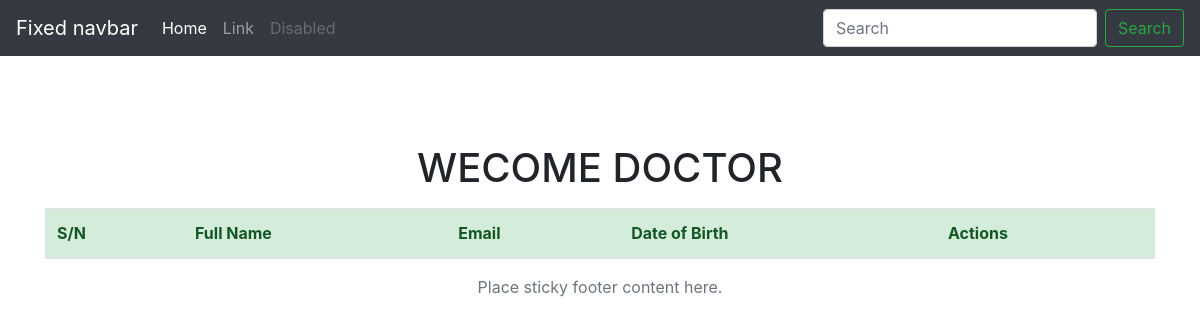
/emergency.php, run on an earlier commit of the app's database.
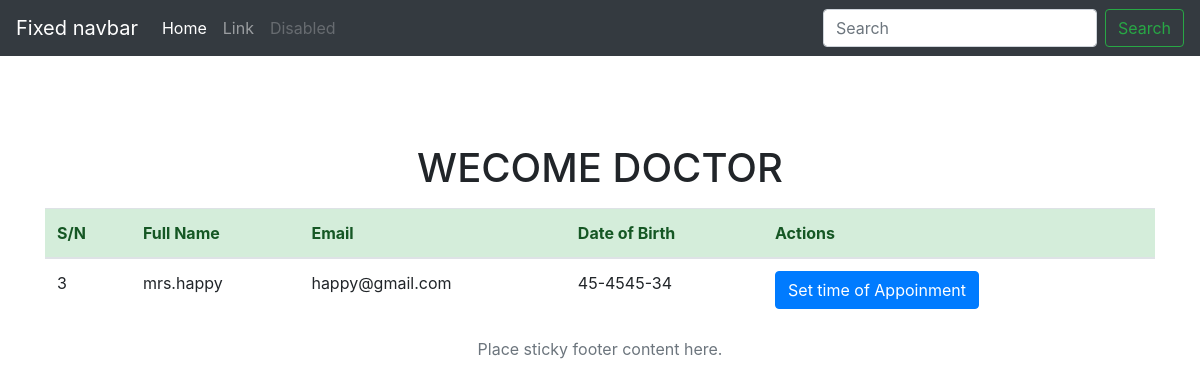
And on a later commit of the database.
### tables this page shows
CREATE TABLE `patient` (
  `id` int(11) NOT NULL,
  `name` varchar(100) NOT NULL,
  `email` varchar(100) NOT NULL,
  `phone` varchar(100) NOT NULL,
  `gender` varchar(12) NOT NULL,
  `catagory` varchar(100) NOT NULL,
  `date` varchar(100) NOT NULL,
  `comment` varchar(100) NOT NULL,
  `meeting date` varchar(60) NOT NULL,
  `meeting time` varchar(60) NOT NULL
);

### emergency.php (the view, shortened to what this page needs)
<?php
 require_once('database.php');
?>
<!doctype html>
<html lang="en">
  <head>
    <link rel="stylesheet" href="https://stackpath.bootstrapcdn.com/bootstrap/4.1.2/css/bootstrap.min.css">
  </head>
  <body>
    <header>
      <nav class="navbar navbar-expand-md navbar-dark fixed-top bg-dark">
        <a class="navbar-brand" href="#">Fixed navbar</a>
        <div class="collapse navbar-collapse" id="navbarCollapse">
          <ul class="navbar-nav mr-auto">
            <li class="nav-item active">
              <a class="nav-link" href="#">Home <span class="sr-only">(current)</span></a>
            </li>
            <li class="nav-item">
              <a class="nav-link" href="#">Link</a>
            </li>
            <li class="nav-item">
              <a class="nav-link disabled" href="#">Disabled</a>
            </li>
          </ul>
          <form class="form-inline mt-2 mt-md-0">
            <input class="form-control mr-sm-2" type="text" placeholder="Search" aria-label="Search">
            <button class="btn btn-outline-success my-2 my-sm-0" type="submit">Search</button>
          </form>
        </div>
      </nav>
    </header>
    <center>
    <br />
    <br />
    <br />
    <br />
    <main role="main" class="container">
      <h1 class="mt-5">WECOME DOCTOR <?php echo $_SESSION['doctorname'];  ?></h1>
      <p class="lead">
            <div class="my-table">
<table class="table">
  <thead >
    <tr class="alert-success">
      <th scope="col">S/N</th>
      <th scope="col">Full Name</th>
      <th scope="col">Email</th>
      <th scope="col">Date of Birth</th>
      <th scope="col">Actions</th>
    </tr>
  </thead>
  <tbody>
    <?php
$read_quary = mysqli_query($conn,"SELECT * FROM patient WHERE catagory='emergency';");
while ($rows = mysqli_fetch_assoc($read_quary)) {
?>
<tr>
  <td><?php echo $rows['id'] ?></td>
  <td><?php echo $rows['name']?></td>
  <td><?php echo $rows['email'] ?></td>
  <td><?php echo $rows['phone'] ?></td>
  <td>
    <a href="update.php?update=<?php echo $rows['id'];?>" class="btn btn-primary">Set time of Appoinment</a>
  </td>
</tr>
<?php } ?>
  </tbody>
</table>
</div>
      </p>
    </main>
    <footer class="footer">
      <div class="container">
        <span class="text-muted">Place sticky footer content here.</span>
      </div>
    </footer>
    </center>
  </body>
</html>

What changed in the data, as far as the page shows it:
added patient: id "3", name "mrs.happy", email "happy@gmail.com", phone "45-4545-34"
